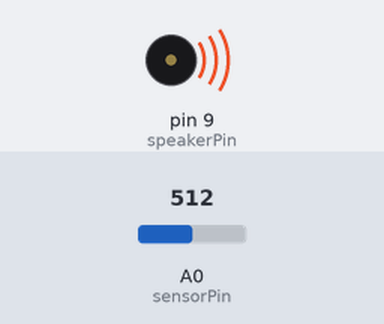
The sketch below on a simulated Arduino Uno, built with avr-gcc and run on an emulated ATmega328P. Parts: buzzer (waves = sounding). Inputs (shaded band) come from the test bench; at power-on: A0 (sensorPin) = 512. What the sketch prints to the serial monitor is not drawn.

Above: at 0.1 s.
Timing chart, 0 to 1.6 s (numbered marks = the images above):
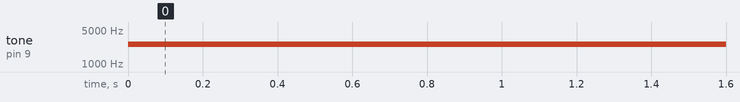

The sketch:

SimpleSound.ino
```cpp
/*
*/

const int speakerPin = 9;
const int sensorPin = 0;

void setup() {
  Serial.begin(9600);
}

void loop() {
  int sensorValue = analogRead(sensorPin);
  int frequency = map(sensorValue, 0, 1023, 100, 5000);
  int duration = 250;
  tone(speakerPin, frequency, duration);//스피커핀, 주파수, 재생시간(milli second)
  Serial.println(sensorValue);
  delay(100);

}
```

Measured:
- by itself, tone on pin 9 (speakerPin): silent → 2552 Hz at 0.00 s
